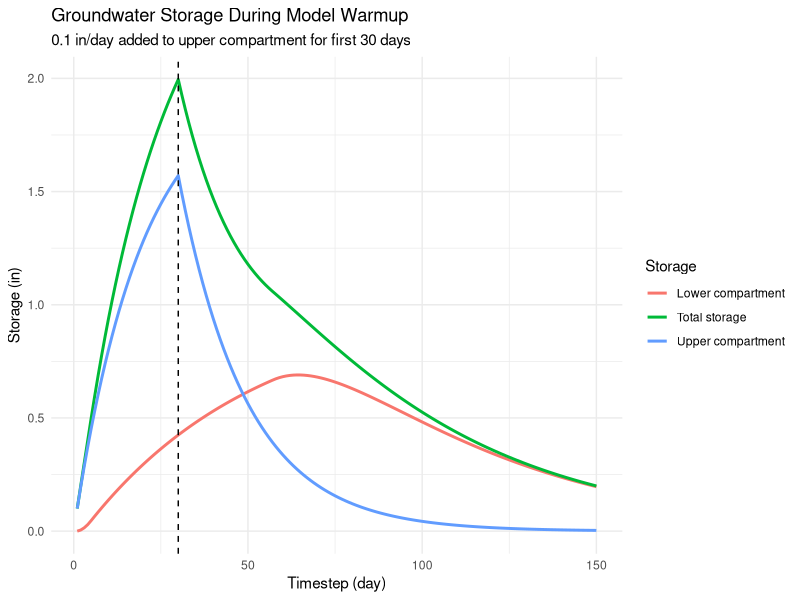
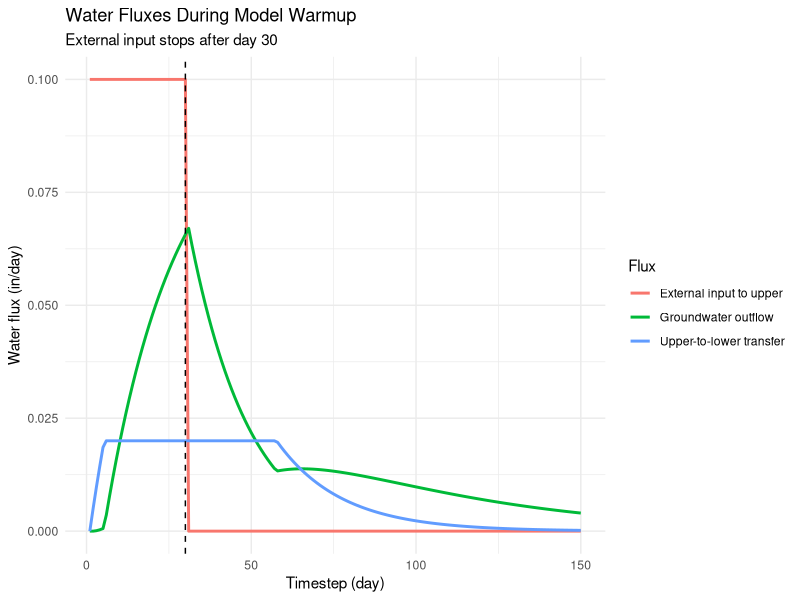
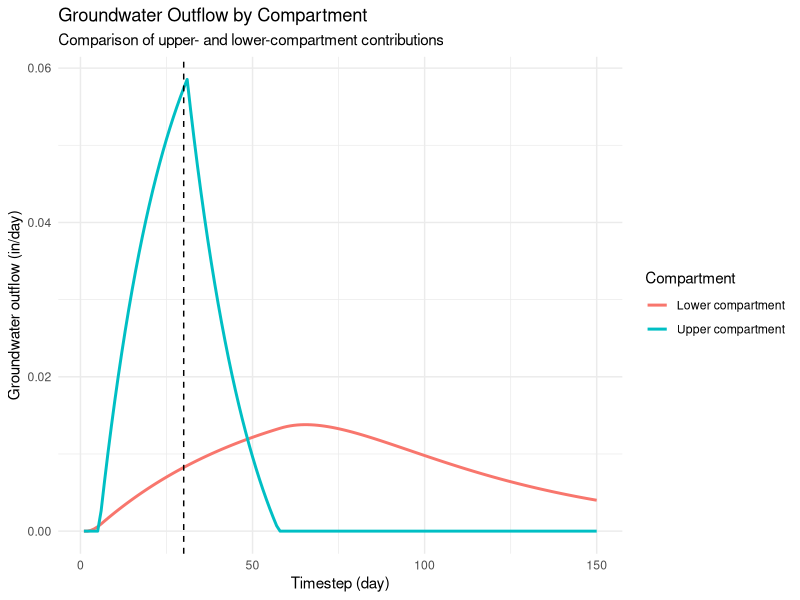

Write R code to recreate these figures, in order.
library(R6)
library(dplyr)
library(tidyr)
library(ggplot2)


##########################
##2. simulation settings##
##########################

numts <- 150

#compartment properties
agwsmax1 <- 5.0
agwsmax2 <- 1.0

c1 <- 0.95
c2 <- 0.98

tmethod <- "tmax"


#########################
##3. initial conditions##
#########################

#start the entire groundwater system empty
S1_init <- 0.0
S2_init <- 0.0


#################################
##4. warmup / recharge settings##
#################################

warmup_days <- 30
warmup_input <- 0.1   # inches/day

# External input to the upper compartment:
#
# AGWIN1(t) = 0.1 in/day for days 1-30
#             0.0 in/day after day 30

agwin1_series <- ifelse(
  1:numts <= warmup_days,
  warmup_input,
  0.0
)

#check total external water added during warmup
sum(agwin1_series)

###################################
##5. groundwater outflow function##
###################################

# calculate groundwater outflow from a compartment using
# the HSPF recession relationship.
#
# S    = compartment storage (inches)
# C    = recession coefficient
# dthr = timestep length (hours)

agwo_hspf <- function(S, C, dthr = 24) {
  
  kgwV <- 1.0 - C^(dthr / 24.0)
  
  agwo <- kgwV * S
  
  return(agwo)
}

#########################################
##6. two-compartment groundwater solver##
#########################################

solve_double_C <- function(
    agws1,
    agws2,
    c1,
    c2,
    agwsmax1,
    agwsmax2,
    agwin1 = 0.0,
    tmethod = "tmax",
    dthr = 24
) {
  
  ##############################################
  ##1. calculate outflow from starting storage##
  ##############################################
  
  agwo1 <- agwo_hspf(agws1, c1, dthr)
  agwo2 <- agwo_hspf(agws2, c2, dthr)
  
  
  #########################################################
  ##2. calculate transfer from upper to lower compartment##
  #########################################################
  
  #available space in lower compartment
  free2 <- agwsmax2 - agws2
  
  if (tmethod == "all") {
    
    #lower compartment can accept all available free space
    tmax2 <- free2
    
  } else {
    
    #limit transfer based on lower-compartment recession rate
    tmax2 <- agwsmax2 * (1.0 - c2)
  }
  
  #transfer cannot exceed available lower-compartment space
  if (tmax2 > free2) {
    tmax2 <- free2
  }
  
  #transfer also cannot exceed water leaving upper compartment
  agwin2 <- min(agwo1, tmax2)
  
  
  ##############################################
  ##3. determine groundwater outflow to stream##
  ##############################################
  
  #water transferred to compartment 2 is not streamflow
  agwo1 <- agwo1 - agwin2
  
  #total groundwater outflow to stream
  agwo <- agwo1 + agwo2
  
  
  ######################################
  ##4. effective recession coefficient##
  ######################################
  
  # Calculate Ce using the starting storage associated
  # with this timestep's outflow
  
  starting_storage <- agws1 + agws2
  
  # Ce is undefined when the system begins completely empty
  if (starting_storage > 0) {
    
    ce <- 1.0 - (agwo / starting_storage)
    
  } else {
    
    ce <- NA_real_
  }
  
  
  #####################
  ##5. update storage##
  #####################
  
  #upper compartment:
  #   starting storage
  #   - water leaving upper compartment
  #   + external input at END of timestep
  
  agws1 <- agws1 - (agwo1 + agwin2) + agwin1
  
  #lower compartment:
  #   starting storage
  #   + transfer from upper compartment
  #   - lower-compartment outflow
  
  agws2 <- agws2 + agwin2 - agwo2
  
  
  ####################
  ##6. total storage##
  ####################
  
  agws <- agws1 + agws2
  
  ##############################
  ##7. return timestep results##
  ##############################
  
  return(
    list(
      agwo = agwo,
      agws = agws,
      agws1 = agws1,
      agws2 = agws2,
      agwo1 = agwo1,
      agwo2 = agwo2,
      agwin1 = agwin1,
      agwin2 = agwin2,
      ce = ce
    )
  )
  
}
  
  #################################
  ##8. run groundwater simulation##
  #################################
  
  run_agw_model <- function(
    numts,
    S1_init,
    S2_init,
    c1,
    c2,
    agwsmax1,
    agwsmax2,
    agwin1_series,
    tmethod = "tmax",
    dthr = 24
  ) {
    
    #set initial storage
    agws1 <- S1_init
    agws2 <- S2_init
    
    #create empty dataframe for model results
    model_out <- data.frame()
    
    #run model one timestep at a time
    for (ts in 1:numts) {
      
      #save storage at beginning of timestep
      agws1_start <- agws1
      agws2_start <- agws2
      
      #run one timestep
      out <- solve_double_C(
        agws1 = agws1,
        agws2 = agws2,
        c1 = c1,
        c2 = c2,
        agwsmax1 = agwsmax1,
        agwsmax2 = agwsmax2,
        agwin1 = agwin1_series[ts],
        tmethod = tmethod,
        dthr = dthr
      )
      
      #save ending storage for use in next timestep
      agws1 <- out$agws1
      agws2 <- out$agws2
      
      #save timestep results
      model_out <- rbind(
        model_out,
        data.frame(
          timestep = ts,
          agws1_start = agws1_start,
          agws2_start = agws2_start,
          agwin1 = out$agwin1,
          agwin2 = out$agwin2,
          agwo1 = out$agwo1,
          agwo2 = out$agwo2,
          agwo = out$agwo,
          agws1 = out$agws1,
          agws2 = out$agws2,
          agws = out$agws,
          ce = out$ce
        )
      )
    }
    
    return(model_out)
  }
  
  ###########################
  ##9. run baseline warmup##
  ###########################
  
  baseline_run <- run_agw_model(
    numts = numts,
    S1_init = S1_init,
    S2_init = S2_init,
    c1 = c1,
    c2 = c2,
    agwsmax1 = agwsmax1,
    agwsmax2 = agwsmax2,
    agwin1_series = agwin1_series,
    tmethod = tmethod
  )
  
  ########################
  ##10. water balance check##
  ########################
  
  initial_storage <- S1_init + S2_init
  
  total_input <- sum(baseline_run$agwin1)
  
  total_outflow <- sum(baseline_run$agwo)
  
  final_storage <- tail(baseline_run$agws, 1)
  
  water_balance_error <-
    initial_storage +
    total_input -
    total_outflow -
    final_storage
  
  water_balance_error
  
  ################################
  ##11. plot storage through time##
  ################################
  
  storage_plot <- baseline_run %>%
    select(
      timestep,
      agws1,
      agws2,
      agws
    ) %>%
    pivot_longer(
      cols = c(agws1, agws2, agws),
      names_to = "storage_type",
      values_to = "storage"
    ) %>%
    mutate(
      storage_type = recode(
        storage_type,
        agws1 = "Upper compartment",
        agws2 = "Lower compartment",
        agws = "Total storage"
      )
    )
  
  ggplot(
    storage_plot,
    aes(
      x = timestep,
      y = storage,
      color = storage_type
    )
  ) +
    geom_line(linewidth = 1) +
    geom_vline(
      xintercept = warmup_days,
      linetype = "dashed"
    ) +
    labs(
      title = "Groundwater Storage During Model Warmup",
      subtitle = "0.1 in/day added to upper compartment for first 30 days",
      x = "Timestep (day)",
      y = "Storage (in)",
      color = "Storage"
    ) +
    theme_minimal()
  
  ###############################
  ##12. plot fluxes through time##
  ###############################
  
  flux_plot <- baseline_run %>%
    select(
      timestep,
      agwin1,
      agwin2,
      agwo
    ) %>%
    pivot_longer(
      cols = c(agwin1, agwin2, agwo),
      names_to = "flux_type",
      values_to = "flux"
    ) %>%
    mutate(
      flux_type = recode(
        flux_type,
        agwin1 = "External input to upper",
        agwin2 = "Upper-to-lower transfer",
        agwo = "Groundwater outflow"
      )
    )
  
  ggplot(
    flux_plot,
    aes(
      x = timestep,
      y = flux,
      color = flux_type
    )
  ) +
    geom_line(linewidth = 1) +
    geom_vline(
      xintercept = warmup_days,
      linetype = "dashed"
    ) +
    labs(
      title = "Water Fluxes During Model Warmup",
      subtitle = "External input stops after day 30",
      x = "Timestep (day)",
      y = "Water flux (in/day)",
      color = "Flux"
    ) +
    theme_minimal()
  
  ########################################
  ##13. plot groundwater outflow sources##
  ########################################
  
  outflow_plot <- baseline_run %>%
    select(
      timestep,
      agwo1,
      agwo2
    ) %>%
    pivot_longer(
      cols = c(agwo1, agwo2),
      names_to = "compartment",
      values_to = "outflow"
    ) %>%
    mutate(
      compartment = recode(
        compartment,
        agwo1 = "Upper compartment",
        agwo2 = "Lower compartment"
      )
    )
  
  ggplot(
    outflow_plot,
    aes(
      x = timestep,
      y = outflow,
      color = compartment
    )
  ) +
    geom_line(linewidth = 1) +
    geom_vline(
      xintercept = warmup_days,
      linetype = "dashed"
    ) +
    labs(
      title = "Groundwater Outflow by Compartment",
      subtitle = "Comparison of upper- and lower-compartment contributions",
      x = "Timestep (day)",
      y = "Groundwater outflow (in/day)",
      color = "Compartment"
    ) +
    theme_minimal()
